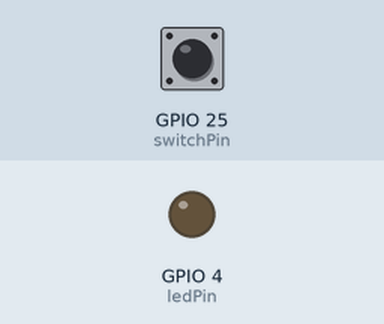
Simulated run of this sketch. Board: ESP32. Parts: output pins drawn as LEDs (lit = HIGH). Inputs (shaded band) come from the test bench; at power-on: GPIO 25 (switchPin) HIGH.

Above: at 1.2 s.
1.3 s: GPIO 25 (switchPin) pulled LOW for 0.15 s
At 4.5 s:
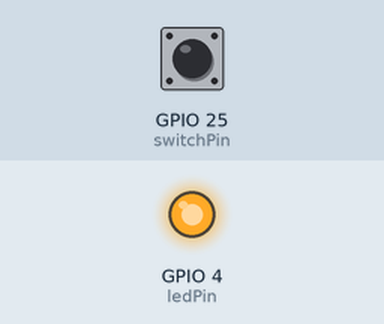
Timing chart, 0 to 10.4 s (numbered marks = the images above; inputs shaded):
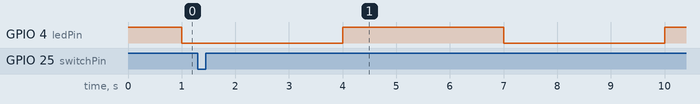

The sketch:

sketch_jul13c.ino
```cpp
// LED灯刚启动以1s周期进行闪烁，按键按下去后在1s和3s的周期进行切换
#include <RBD_Button.h>
#include <AsyncTimer.h>

int switchPin = 25; // 按钮
int ledPin = 4; // led
int ledStatus = HIGH;
int t = 1; // 闪烁周期

//软件消抖
RBD::Button button(switchPin, INPUT_PULLUP);

AsyncTimer timer;
int taskId = 0;

void ChangeLedStatus()
{
  ledStatus = !ledStatus;
  digitalWrite(ledPin, ledStatus);
}

void setup() {
  pinMode(ledPin, OUTPUT);
  digitalWrite(ledPin, HIGH); // 点亮
  button.setDebounceTimeout(20);
  //创建周期任务
  taskId = timer.setInterval(ChangeLedStatus, t*1000);
}

void loop() {
  timer.handle();

  if (button.onPressed())
  {
    t = t == 1?3:1; //周期定时时间为：1s或3s
    timer.changeDelay(taskId, t*1000);
  }
}
```
